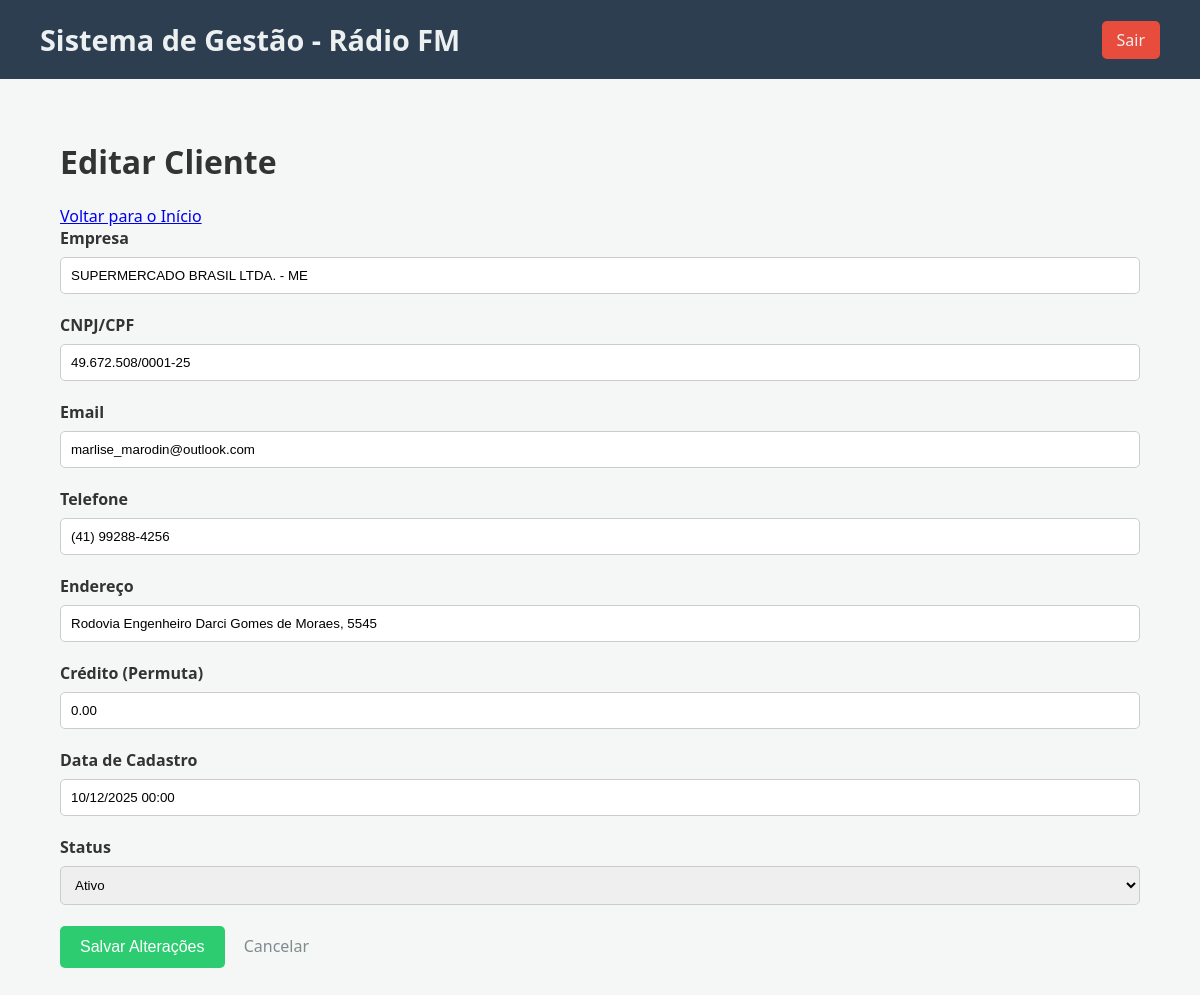
Page /controle/cliente_edit.php?id=1 (signed in) on the committed database.
### tables this page shows
CREATE TABLE `clientes` (
  `id` int(11) NOT NULL,
  `empresa` varchar(100) NOT NULL,
  `cnpj_cpf` varchar(20) NOT NULL,
  `email` varchar(100) NOT NULL,
  `telefone` varchar(20) DEFAULT NULL,
  `endereco` varchar(200) DEFAULT NULL,
  `credito_permuta` decimal(10,2) DEFAULT 0.00,
  `saldo_permuta` decimal(10,2) NOT NULL DEFAULT 0.00,
  `data_cadastro` datetime NOT NULL,
  `ativo` tinyint(1) DEFAULT 1
);

### controle/cliente_edit.php (the view, shortened to what this page needs)
<?php
$page_title = "Editar Cliente";
require_once 'templates/header.php';
$id = $_GET['id'];
$stmt = $conn->prepare("SELECT * FROM clientes WHERE id = ?");
$stmt->bind_param("i", $id);
$stmt->execute();
$result = $stmt->get_result();
$cliente = $result->fetch_assoc();
$cliente['endereco']       = $cliente['endereco'] ?? '';
$cliente['credito_permuta'] = floatval($cliente['credito_permuta'] ?? 0);
?>
<h1><?php echo htmlspecialchars($page_title, ENT_QUOTES); ?></h1>
<a href="dashboard.php">Voltar para o Início</a>
<form action="src/cliente_edit_handler.php" method="post">
    <div class="form-group">
        <label for="empresa">Empresa</label>
        <input type="text" name="empresa" id="empresa" value="<?php echo htmlspecialchars($cliente['empresa'], ENT_QUOTES); ?>" required>
    </div>
    <div class="form-group">
        <label for="cnpj_cpf">CNPJ/CPF</label>
        <input type="text" name="cnpj_cpf" id="cnpj_cpf" value="<?php echo htmlspecialchars($cliente['cnpj_cpf'], ENT_QUOTES); ?>" required>
    </div>
    <div class="form-group">
        <label for="email">Email</label>
        <input type="email" name="email" id="email" value="<?php echo htmlspecialchars($cliente['email'], ENT_QUOTES); ?>" required>
    </div>
    <div class="form-group">
        <label for="telefone">Telefone</label>
        <input type="text" name="telefone" id="telefone" value="<?php echo htmlspecialchars($cliente['telefone'], ENT_QUOTES); ?>">
    </div>
    <div class="form-group">
        <label for="endereco">Endereço</label>
        <input type="text" name="endereco" id="endereco" value="<?php echo htmlspecialchars($cliente['endereco'], ENT_QUOTES); ?>" />
    </div>
    <div class="form-group">
        <label for="credito_permuta">Crédito (Permuta)</label>
        <input type="number" step="0.01" name="credito_permuta" id="credito_permuta" value="<?php echo number_format($cliente['credito_permuta'],2,'.',''); ?>">
    </div>
    <div class="form-group">
        <label for="data_cadastro">Data de Cadastro</label>
        <input type="text" id="data_cadastro" value="<?php echo date('d/m/Y H:i', strtotime($cliente['data_cadastro'])); ?>" readonly>
    </div>
    <div class="form-group">
        <label for="ativo">Status</label>
        <select name="ativo" id="ativo">
            <option value="1" <?php echo ($cliente['ativo'] == 1 ? 'selected' : ''); ?>>Ativo</option>
        </select>
    </div>
    <button type="submit">Salvar Alterações</button>
    <a href="clientes.php" class="cancel-link">Cancelar</a>
</form>
<?php
require_once 'templates/footer.php';
?>

### controle/assets/style.css (style rules this page uses)
body { font-family: 'Segoe UI', Tahoma, Geneva, Verdana, sans-serif; background-color: #f4f7f6; margin: 0; padding: 0; color: #333; }
.form-group { margin-bottom: 20px; }
label { display: block; margin-bottom: 8px; font-weight: bold; }
input[type="text"], input[type="email"], input[type="password"], input[type="number"], input[type="date"], select, textarea { width: 100%; padding: 10px; border: 1px solid #ccc; border-radius: 5px; box-sizing: border-box; }
button[type="submit"] { padding: 12px 20px; background-color: #2ecc71; color: white; border: none; border-radius: 5px; cursor: pointer; font-size: 1em; transition: background-color 0.3s; }
a.add-link, a.cancel-link { display: inline-block; margin-bottom: 20px; text-decoration: none; padding: 10px 15px; border-radius: 5px; }
a.cancel-link { color: #7f8c8d; }

### rows in the picture
clientes: empresa "SUPERMERCADO BRASIL LTDA. - ME", cnpj_cpf "49.672.508/0001-25", email "marlise_marodin@outlook.com", telefone "(41) 99288-4256", endereco "Rodovia Engenheiro Darci Gomes de Moraes, 5545", credito_permuta "0.00", data_cadastro "10/12/2025 00:00", ativo "Ativo"

### other values in the picture
$page_title "Editar Cliente"
